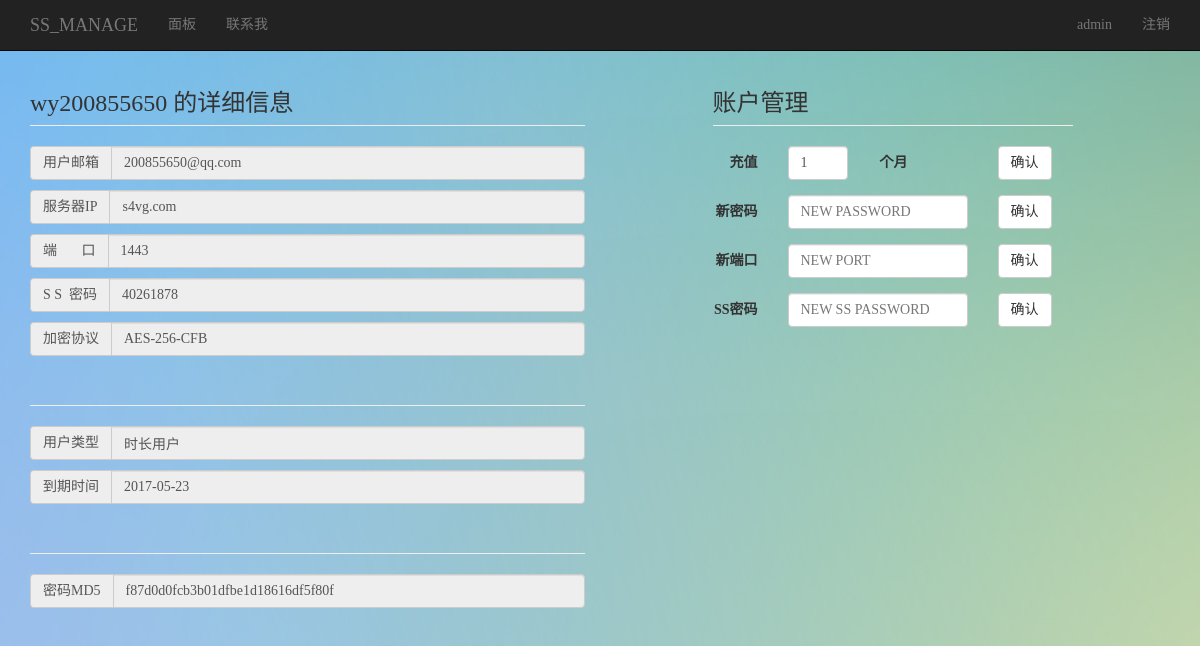
Screenshot of /manage.php?account=wy200855650 (signed in) with the database file from the repository.
### tables this page shows
CREATE TABLE IF NOT EXISTS `user` (
  `port` int(11) NOT NULL,
  `uname` varchar(20) NOT NULL,
  `upasswd` varchar(32) NOT NULL,
  `ss_passwd` int(8) unsigned DEFAULT NULL,
  `email` varchar(100) NOT NULL,
  `active` int(11) DEFAULT NULL,
  `utype` int(11) DEFAULT NULL,
  `upload` bigint(20) DEFAULT NULL,
  `download` bigint(20) DEFAULT NULL,
  `transfer_limit` int(11) DEFAULT NULL,
  `exp` date DEFAULT NULL
);

### function.php (the view, shortened to what this page needs)
<?php
function print_navbar() {
    ?>
    <div class="navbar navbar-inverse navbar-fixed-top" role="navigation">
        <div class="container">
            <div class="navbar-header">
                <a class="navbar-brand" href="login.php">
                    SS_MANAGE
                </a>
            </div>
            <div class="collapse navbar-collapse">
                <ul class="nav navbar-nav">
                    <?PHP
                    $arr_pages = array(
                        array('panel.php', '面板'),
                        array('contact.php', '联系我')
                    );
                    $page = end(explode('/', $_SERVER['PHP_SELF']));
                    foreach ($arr_pages as $p) {
                        if ($p[0] == $page)
                            echo '<li class="active"><a href="#">' . $p[1] . '</a></li>';
                        else
                            echo '<li><a href="' . $p[0] . '">' . $p[1] . '</a></li>';
                    }
                    ?>
                </ul>
                <?PHP
                if (!empty($_SESSION["uname"])) {
                    ?>
                    <ul class="nav navbar-nav navbar-right">
                        <li>
                            <a href="index.php">
                                <?php echo $_SESSION['uname']; ?>
                            </a>
                        </li>
                        <li>
                            <a id="logout" href="logout.php">
                                注销
                            </a>
                        </li>
                    </ul><?PHP
                }
                ?>
            </div>
        </div>
    </div>
    <?PHP
}
?>
<?php
function echo_account_info($account) {
    $uname = $account;
    $query = "select port,ss_passwd,email,active,utype,exp,upload,download,transfer_limit from user where uname='$uname'";
    $row = mysql_fetch_array(mysql_query($query));
    $server = 's4vg.com';
    $port = $row['port'];
    $ss_passwd = $row['ss_passwd'];
    $email = $row['email'];
    $utype = $row['utype'];
    $exp = $row['exp'];
    $protocol = "AES-256-CFB";
    ?>
    <div class="input-group">
        <span class="input-group-addon">
            用户邮箱
        </span>
        <input type="text" value="<?php
        echo $email;
        ?>
               " disabled="disabled" class="form-control">
    </div>
    <div class="input-group">
        <span class="input-group-addon">
            服务器IP
        </span>
        <input type="text" value="<?php
        echo $server;
        ?>
               " disabled="disabled" class="form-control">
    </div>
    <div class="input-group">
        <span class="input-group-addon">
            端&nbsp;&nbsp;&nbsp;&nbsp;&nbsp;&nbsp;&nbsp;口
        </span>
        <input type="text" value="<?php
        echo $port;
        ?>
               " disabled="disabled" class="form-control">
    </div>
    <div class="input-group">
        <span class="input-group-addon">
            S&nbsp;S&nbsp;&nbsp;密码
        </span>
        <input type="text" value="<?php
        echo $ss_passwd;
        ?>
               " disabled="disabled" class="form-control">
    </div>
    <div class="input-group">
        <span class="input-group-addon">
            加密协议
        </span>
        <input type="text" value="<?php
        echo $protocol;
        ?>
               " disabled="disabled" class="form-control">
    </div>
    <h3 class="page-header">
    </h3>
    <div class="input-group">
        <span class="input-group-addon">
            用户类型
        </span>
        <input type="text" value="<?php
        if ($utype == 0) {
            echo "时长用户";
        } else {
            echo "流量用户";
        }
        ?>
               " disabled="disabled" class="form-control">
    </div>
    <?php if ($utype == 0) { ?>
        <div class="input-group">
            <span class="input-group-addon">
                到期时间
            </span>
            <input type="text" value="<?php
            echo $exp;
            ?>
                   " disabled="disabled" class="form-control">
        </div><?php
    }
}
function echo_passwd_md5($account) {
    $uname = $account;
    $query = "select upasswd from user where uname='$uname'";
    $row = mysql_fetch_array(mysql_query($query));
    ?>
    <h3 class="page-header">
    </h3>
    <div class="input-group">
        <span class="input-group-addon">
            密码MD5
        </span>
        <input type="text" value="<?php
        echo $row['upasswd'];
        ?>
               " disabled="disabled" class="form-control">
    </div>
    <?php
}
function echo_recharge($account) {
    $query = "select utype from user where uname='$account'";
    $row = mysql_fetch_array(mysql_query($query));
    if ($row['utype'] == 0) {
        ?><div class="col-md-12">
            <form class="form-horizontal" role="form" method="post" action=recharge_month.php>
                <div class="form-group">
                    <label class="col-md-pull-1 col-md-3 control-label">充值</label>
                    <div class="col-md-pull-1 col-md-3">
                        <input type="text" name="month" class="form-control"  value="1" >
                    </div>
                    <label class="col-md-pull-2 col-md-3 control-label">个月</label>
                    <div class="col-md-2 col-md-2">
                        <button type="submit" class="btn btn-default">确认</button>
                    </div>
                </div>
            </form>
        </div>
        </div><?PHP
    }
}
function echo_reset_passwd($account) {
    ?><div class="col-md-12">
        <form class="form-horizontal" role="form" method="post" action=resetpasswd.php>
            <div class="form-group">
                <label class="col-md-pull-1 col-md-3 control-label">新密码</label>
                <div class="col-md-pull-1 col-md-7">
                    <input type="text" name="upasswd" class="form-control"  placeholder="NEW PASSWORD" >
                </div>
                <div class="col-md-pull-1 col-md-2">
                    <button type="submit" class="btn btn-default">确认</button>
                </div>
            </div>
        </form>
    </div>
    <?PHP
}
function echo_reset_port($account) {
    ?><div class="col-md-12">
        <form class="form-horizontal" role="form" method="post" action=resetport.php>
            <div class="form-group">
                <label class="col-md-pull-1 col-md-3 control-label">新端口</label>
                <div class="col-md-pull-1 col-md-7">
                    <input type="text" name="port" class="form-control"  placeholder="NEW PORT" >
                </div>
                <div class="col-md-pull-1 col-md-2">
                    <button type="submit" class="btn btn-default">确认</button>
                </div>
            </div>
        </form>
    </div>
    <?PHP
}
function echo_reset_sspasswd($account) {
    ?><div class="col-md-12">
        <form class="form-horizontal" role="form" method="post" action=resetsspasswd.php>
            <div class="form-group">
                <label class="col-md-pull-1 col-md-3 control-label">SS密码</label>
                <div class="col-md-pull-1 col-md-7">
                    <input type="text" name="ss_passwd" class="form-control"  placeholder="NEW SS PASSWORD" >
                </div>
                <div class="col-md-pull-1 col-md-2">
                    <button type="submit" class="btn btn-default">确认</button>
                </div>
            </div>
        </form>
    </div>
    <?PHP
}
?>

### css/my.css (style rules this page uses)
body { padding-top: 50px; font-family: Microsoft YaHei; background-repeat: no-repeat; background-image: url(./background.jpg); }
.input-group { margin-bottom: 10px; }

### rows the page displays
user: email "200855650@qq.com", port "1443", ss_passwd "40261878", utype "时长用户", exp "2017-05-23", upasswd "f87d0d0fcb3b01dfbe1d18616df5f80f"

### other values shown
$p[1] "面板"
$p[1] "联系我"
$_SESSION['uname'] "admin"
$account "wy200855650"
